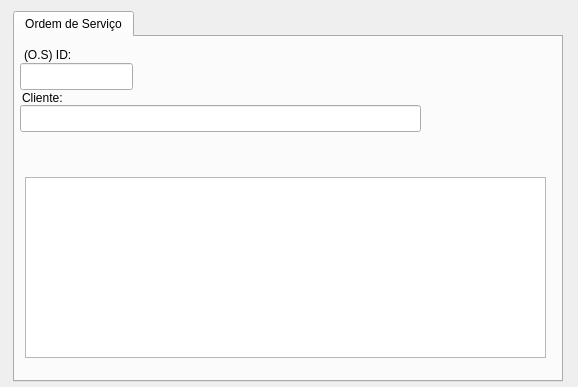
<?xml version="1.0" encoding="UTF-8"?>
<ui version="4.0">
 <class>frmOs</class>
 <widget class="QDialog" name="frmOs">
  <property name="geometry">
   <rect>
    <x>0</x>
    <y>0</y>
    <width>578</width>
    <height>387</height>
   </rect>
  </property>
  <property name="windowTitle">
   <string>Dialog</string>
  </property>
  <widget class="QTabWidget" name="tabWidget">
   <property name="geometry">
    <rect>
     <x>13</x>
     <y>11</y>
     <width>550</width>
     <height>371</height>
    </rect>
   </property>
   <property name="currentIndex">
    <number>0</number>
   </property>
   <widget class="QWidget" name="tab">
    <attribute name="title">
     <string>Ordem de Serviço</string>
    </attribute>
    <widget class="QLineEdit" name="lineEdit">
     <property name="geometry">
      <rect>
       <x>5</x>
       <y>26</y>
       <width>113</width>
       <height>27</height>
      </rect>
     </property>
    </widget>
    <widget class="QLineEdit" name="lineEdit_2">
     <property name="geometry">
      <rect>
       <x>5</x>
       <y>68</y>
       <width>401</width>
       <height>27</height>
      </rect>
     </property>
    </widget>
    <widget class="QLabel" name="label">
     <property name="geometry">
      <rect>
       <x>9</x>
       <y>9</y>
       <width>67</width>
       <height>17</height>
      </rect>
     </property>
     <property name="text">
      <string>(O.S) ID:</string>
     </property>
    </widget>
    <widget class="QLabel" name="label_2">
     <property name="geometry">
      <rect>
       <x>7</x>
       <y>52</y>
       <width>67</width>
       <height>17</height>
      </rect>
     </property>
     <property name="text">
      <string>Cliente:</string>
     </property>
    </widget>
    <widget class="QTableView" name="tableView">
     <property name="geometry">
      <rect>
       <x>10</x>
       <y>140</y>
       <width>521</width>
       <height>181</height>
      </rect>
     </property>
    </widget>
   </widget>
  </widget>
 </widget>
 <resources/>
 <connections/>
</ui>
